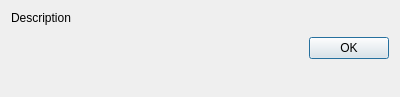
<?xml version="1.0" encoding="UTF-8"?>
<ui version="4.0">
 <class>SelectReferenceDlg</class>
 <widget class="QDialog" name="SelectReferenceDlg">
  <property name="geometry">
   <rect>
    <x>0</x>
    <y>0</y>
    <width>400</width>
    <height>97</height>
   </rect>
  </property>
  <property name="sizePolicy">
   <sizepolicy hsizetype="Preferred" vsizetype="Preferred">
    <horstretch>0</horstretch>
    <verstretch>0</verstretch>
   </sizepolicy>
  </property>
  <property name="windowTitle">
   <string notr="true">Title</string>
  </property>
  <layout class="QVBoxLayout" name="WindowLayout">
   <item>
    <widget class="QLabel" name="DescriptionLabel">
     <property name="text">
      <string notr="true">Description</string>
     </property>
    </widget>
   </item>
   <item>
    <widget class="QFrame" name="SelectorFrame">
     <property name="frameShape">
      <enum>QFrame::NoFrame</enum>
     </property>
     <property name="frameShadow">
      <enum>QFrame::Plain</enum>
     </property>
     <property name="lineWidth">
      <number>0</number>
     </property>
     <property name="midLineWidth">
      <number>0</number>
     </property>
     <layout class="QVBoxLayout" name="FrameLayout">
      <property name="spacing">
       <number>0</number>
      </property>
      <property name="leftMargin">
       <number>0</number>
      </property>
      <property name="topMargin">
       <number>0</number>
      </property>
      <property name="rightMargin">
       <number>0</number>
      </property>
      <property name="bottomMargin">
       <number>0</number>
      </property>
     </layout>
    </widget>
   </item>
   <item>
    <widget class="QDialogButtonBox" name="buttonBox">
     <property name="orientation">
      <enum>Qt::Horizontal</enum>
     </property>
     <property name="standardButtons">
      <set>QDialogButtonBox::Ok</set>
     </property>
    </widget>
   </item>
   <item>
    <spacer name="verticalSpacer">
     <property name="orientation">
      <enum>Qt::Vertical</enum>
     </property>
     <property name="sizeHint" stdset="0">
      <size>
       <width>20</width>
       <height>40</height>
      </size>
     </property>
    </spacer>
   </item>
  </layout>
 </widget>
 <resources/>
 <connections>
  <connection>
   <sender>buttonBox</sender>
   <signal>accepted()</signal>
   <receiver>SelectReferenceDlg</receiver>
   <slot>close()</slot>
   <hints>
    <hint type="sourcelabel">
     <x>199</x>
     <y>60</y>
    </hint>
    <hint type="destinationlabel">
     <x>199</x>
     <y>52</y>
    </hint>
   </hints>
  </connection>
 </connections>
</ui>
